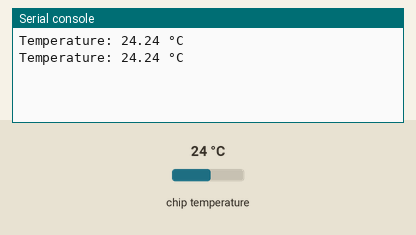
This program was run on a simulated Raspberry Pi Pico running MicroPython. Shown: the last lines printed to the serial console. The test bench sets the inputs (shaded band); at power-on: chip temperature 24 °C.

Above: at 1.2 s.
1.3 s: chip temperature set to 1 °C
At 2.6 s:
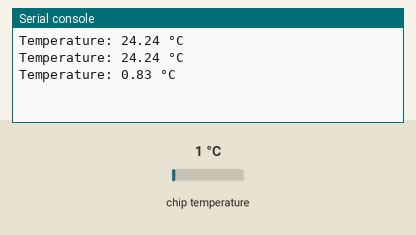
2.8 s: chip temperature set to 11 °C
At 3.8 s:
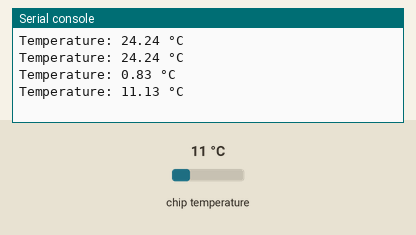
Timing chart, 0 to 5.8 s (numbered marks = the images above; inputs shaded):
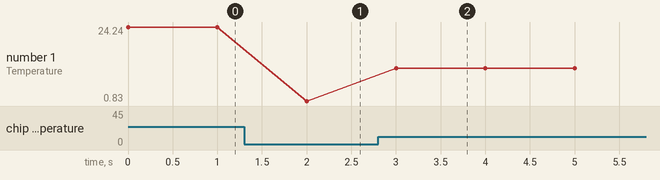

Measured:
- after the input at 1.3 s, the serial console: prints a new line after 0.70 s (image 1)
- after the input at 2.8 s, the serial console: prints a new line after 0.20 s (image 2)
- plotted number 1: 24.24 → 0.83 after the input at 1.3 s, 0.83 → 11.13 after the input at 2.8 s

The program:

5_tempSensor.py
```python
from machine import ADC
import time

# 내부 온도 센서 초기화 (ADC4 채널에 연결)
sensor_temp = ADC(4)

# 섭씨 온도 계산에 필요한 상수
CONVERSION_FACTOR = 3.3 / (65535)  # 16비트 ADC의 분해능과 전압 기준 (3.3V)

while True:
    # ADC 값을 읽기
    raw_value = sensor_temp.read_u16()

    # 전압으로 변환
    voltage = raw_value * CONVERSION_FACTOR

    # 온도 계산 (공식은 데이터시트를 참조)
    temperature = 27 - (voltage - 0.706) / 0.001721

    # 온도 출력
    print(f"Temperature: {temperature:.2f} °C")

    # 1초 대기
    time.sleep(1)
```
